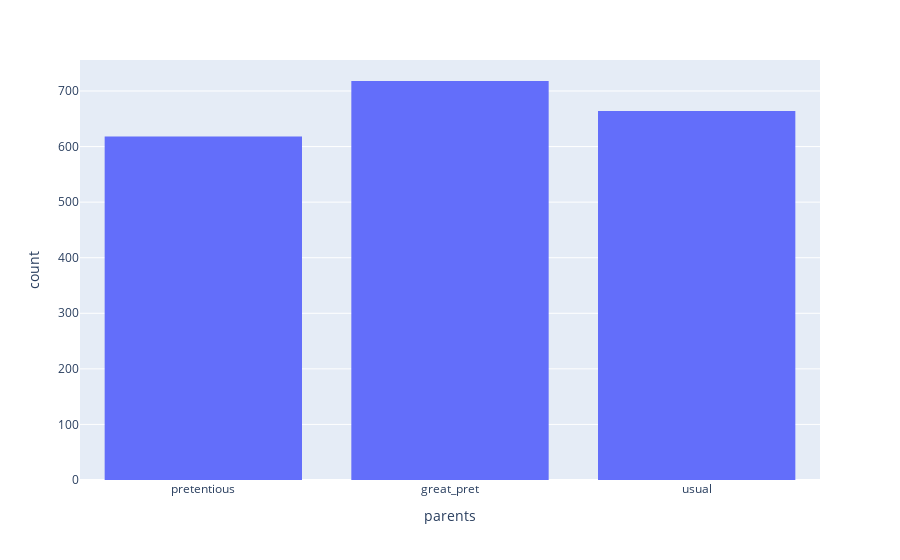
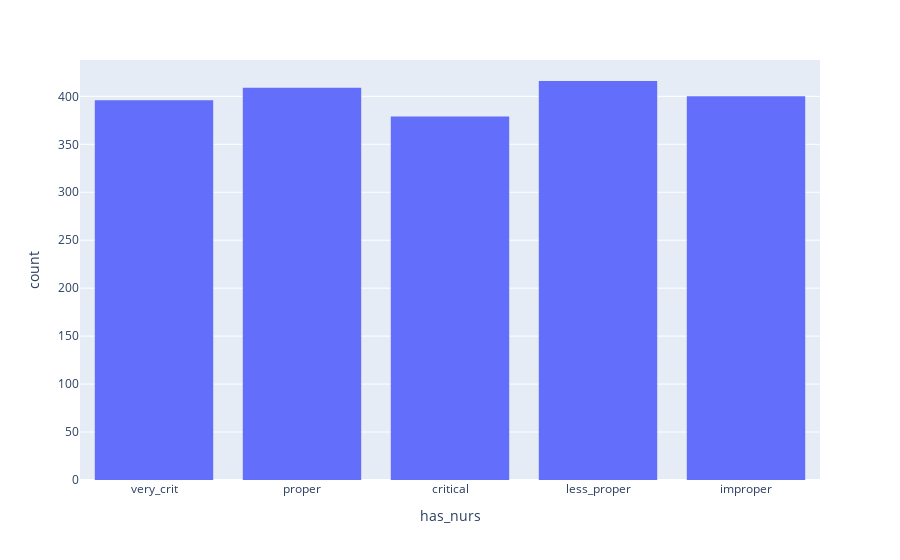
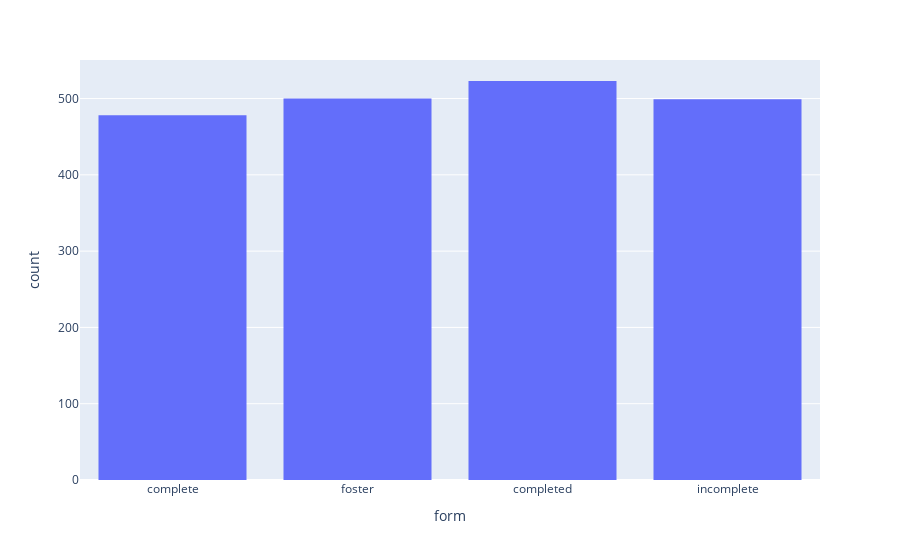
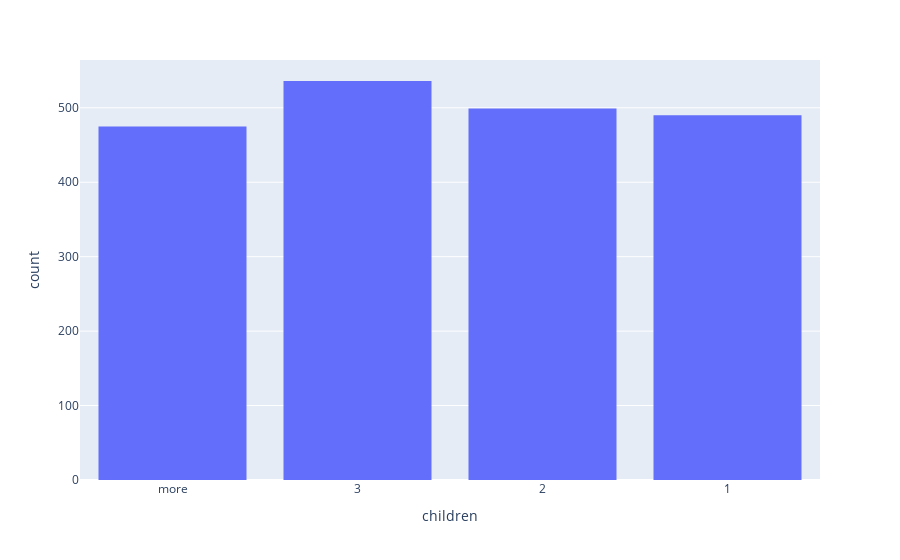

The notebook cell these images were saved under, in order:
### Markdown cell above
Create all the figures in a loop:

- `for i in from dataframe get columns`
    - Set `fig` to `with px do histogram using` 
        - `dataframe`
        - freestyle `x=i` (`i` will take on the name of a column on each loop)
    - Empty freestyle followed by `with fig do show using`

### Code cell
for i in dataframe.columns:
  fig = px.histogram(dataframe,x=i)
  (fig.show())

#<xml xmlns="https://developers.google.com/blockly/xml"><variables><variable id="n+-#0`*wD8rg+dSg6M^w">i</variable><variable id="Y+grzOaS*0=OHV6zO8m/">dataframe</variable><variable id="AriMCkUM!81vTeAcb+6,">fig</variable><variable id="+yh,Zg{hON]zy6D~.rH#">px</variable></variables><block type="controls_forEach" id="7YJ)K?q9poiHMo2hO,si" x="35" y="61"><field name="VAR" id="n+-#0`*wD8rg+dSg6M^w">i</field><value name="LIST"><block type="varGetProperty" id="k3#lLk(++xN{Qk3$B!$/"><field name="VAR" id="Y+grzOaS*0=OHV6zO8m/">dataframe</field><field name="MEMBER">columns</field><data>dataframe:columns</data></block></value><statement name="DO"><block type="variables_set" id="JN`QXdt~zSW=Hr{(pqls"><field name="VAR" id="AriMCkUM!81vTeAcb+6,">fig</field><value name="VALUE"><block type="varDoMethod" id="{:}eVR02P7FStzQGj0GV"><mutation items="2"></mutation><field name="VAR" id="+yh,Zg{hON]zy6D~.rH#">px</field><field name="MEMBER">histogram</field><data>px:histogram</data><value name="ADD0"><block type="variables_get" id="qo93gIOhD79Ryd?)f~zO"><field name="VAR" id="Y+grzOaS*0=OHV6zO8m/">dataframe</field></block></value><value name="ADD1"><block type="dummyOutputCodeBlock" id="^0N~=,mgLr0s{8[+uvXX"><field name="CODE">x=i</field></block></value></block></value><next><block type="valueNoOutputCodeBlock" id="r~V+UiGMu;b*#3suQl(9"><field name="CODE"></field><value name="INPUT"><block type="varDoMethod" id="]2cs1k;)I@N;Uz#Bq1$j"><mutation items="1"></mutation><field name="VAR" id="AriMCkUM!81vTeAcb+6,">fig</field><field name="MEMBER">show</field><data>fig:show</data></block></value></block></next></block></statement></block></xml>

### Figure 1 — Plotly figure (JSON) as saved in the notebook; plotly's stock layout.template omitted (floating-point values rounded to 4 significant figures; data arrays with more than 128 entries replaced by an {"elided": "..."} marker saying what was removed)
{"data": [{"bingroup": "x", "hovertemplate": "parents=%{x}<br>count=%{y}<extra></extra>", "legendgroup": "", "marker": {"color": "#636efa", "pattern": {"shape": ""}}, "name": "", "orientation": "v", "showlegend": false, "type": "histogram", "x": {"elided": "2000 str values"}, "xaxis": "x", "yaxis": "y"}], "layout": {"barmode": "relative", "legend": {"tracegroupgap": 0}, "margin": {"t": 60}, "xaxis": {"anchor": "y", "domain": [0, 1], "title": {"text": "parents"}}, "yaxis": {"anchor": "x", "domain": [0, 1], "title": {"text": "count"}}}}

### Figure 2 — Plotly figure (JSON) as saved in the notebook; plotly's stock layout.template omitted (floating-point values rounded to 4 significant figures; data arrays with more than 128 entries replaced by an {"elided": "..."} marker saying what was removed)
{"data": [{"bingroup": "x", "hovertemplate": "has_nurs=%{x}<br>count=%{y}<extra></extra>", "legendgroup": "", "marker": {"color": "#636efa", "pattern": {"shape": ""}}, "name": "", "orientation": "v", "showlegend": false, "type": "histogram", "x": {"elided": "2000 str values"}, "xaxis": "x", "yaxis": "y"}], "layout": {"barmode": "relative", "legend": {"tracegroupgap": 0}, "margin": {"t": 60}, "xaxis": {"anchor": "y", "domain": [0, 1], "title": {"text": "has_nurs"}}, "yaxis": {"anchor": "x", "domain": [0, 1], "title": {"text": "count"}}}}

### Figure 3 — Plotly figure (JSON) as saved in the notebook; plotly's stock layout.template omitted (floating-point values rounded to 4 significant figures; data arrays with more than 128 entries replaced by an {"elided": "..."} marker saying what was removed)
{"data": [{"bingroup": "x", "hovertemplate": "form=%{x}<br>count=%{y}<extra></extra>", "legendgroup": "", "marker": {"color": "#636efa", "pattern": {"shape": ""}}, "name": "", "orientation": "v", "showlegend": false, "type": "histogram", "x": {"elided": "2000 str values"}, "xaxis": "x", "yaxis": "y"}], "layout": {"barmode": "relative", "legend": {"tracegroupgap": 0}, "margin": {"t": 60}, "xaxis": {"anchor": "y", "domain": [0, 1], "title": {"text": "form"}}, "yaxis": {"anchor": "x", "domain": [0, 1], "title": {"text": "count"}}}}

### Figure 4 — Plotly figure (JSON) as saved in the notebook; plotly's stock layout.template omitted (floating-point values rounded to 4 significant figures; data arrays with more than 128 entries replaced by an {"elided": "..."} marker saying what was removed)
{"data": [{"bingroup": "x", "hovertemplate": "children=%{x}<br>count=%{y}<extra></extra>", "legendgroup": "", "marker": {"color": "#636efa", "pattern": {"shape": ""}}, "name": "", "orientation": "v", "showlegend": false, "type": "histogram", "x": {"elided": "2000 str values"}, "xaxis": "x", "yaxis": "y"}], "layout": {"barmode": "relative", "legend": {"tracegroupgap": 0}, "margin": {"t": 60}, "xaxis": {"anchor": "y", "domain": [0, 1], "title": {"text": "children"}}, "yaxis": {"anchor": "x", "domain": [0, 1], "title": {"text": "count"}}}}
